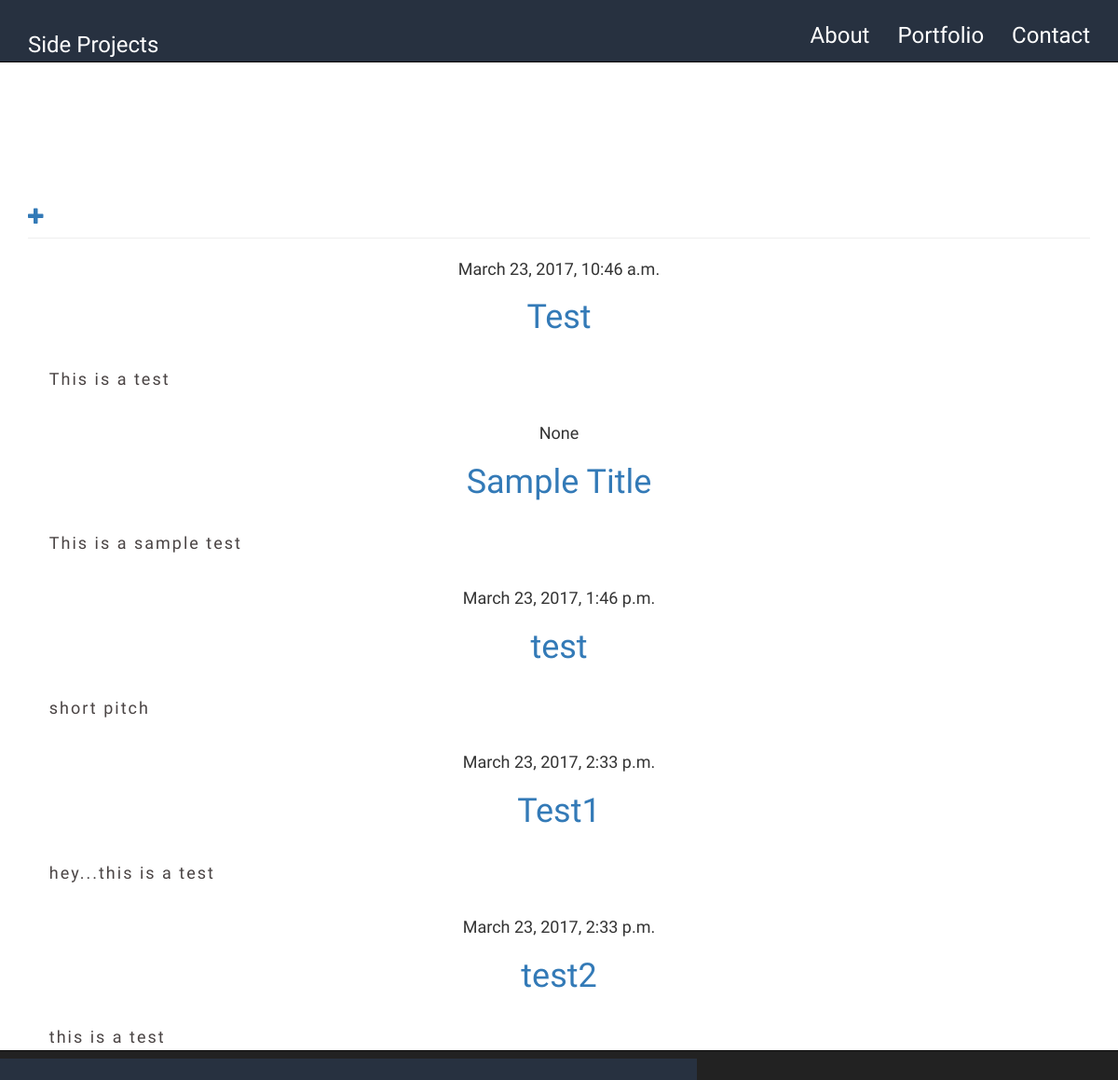
Page /project_list/ on the earlier database version.
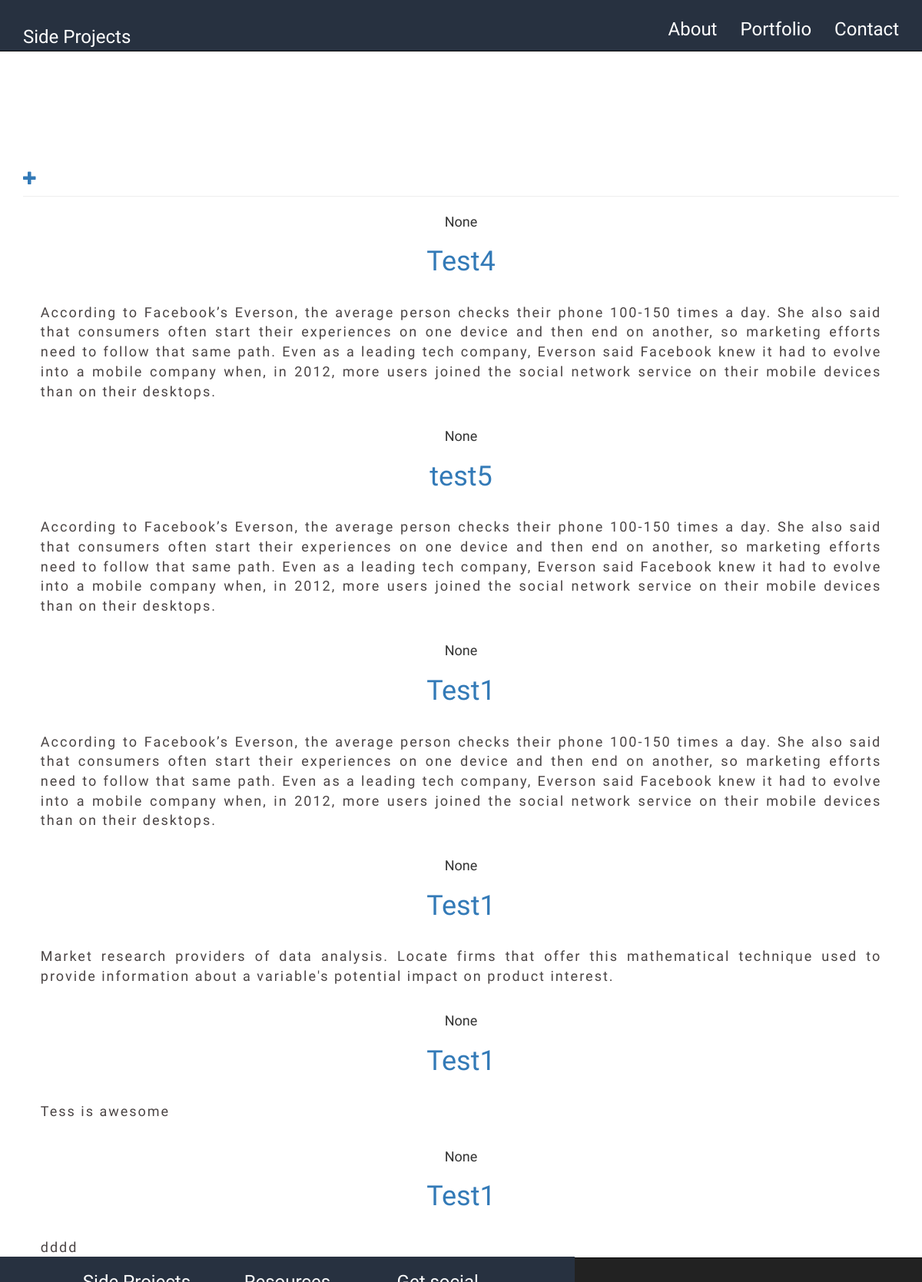
Same page on the later database version.
### projects/models.py (models this page shows)
class Project(models.Model):
    project_owner = models.ForeignKey('auth.User')
    project_title = models.CharField(max_length=50)
    short_pitch = models.TextField()
    created_date = models.DateTimeField(blank=True, null=True)

### projects/views.py (the view)
# urls.py: url(r'^project_list/$', views.project_list, name='project_list'),
def project_list(request):
    projects = Project.objects.all()
    return render(request, 'project_list.html', {'projects': projects})

### projects/templates/project_list.html
{% extends 'base.html' %}
{% block content %}
    <div class="container">
    <br><br><br><br><br><br><br>
        <div class="page-header">
            <a href="{% url 'project_new' %}" class="top-menu"><span class="glyphicon glyphicon-plus"></span></a>
        </div>
    </div>
    {% for project in projects %}
    <div class="container text-center">
        {{ project.created_date }}
            <h1><a href="{% url 'project_detail' pk=project.pk %}">{{ project.project_title }}</a></h1>
            <p>{{ project.short_pitch|linebreaksbr }}</p>
    </div>
    {% endfor %}
{% endblock %}

### projects/templates/base.html (shortened to what this page needs)
{% load staticfiles %}
<!DOCTYPE html>
<html>
<head>
	<link rel="stylesheet" href="https://maxcdn.bootstrapcdn.com/bootstrap/3.3.7/css/bootstrap.min.css">
	<link href="{% static 'css/styles.css' %}" rel="stylesheet">
	<link rel="stylesheet" href="https://maxcdn.bootstrapcdn.com/font-awesome/4.7.0/css/font-awesome.min.css">
</head>
<body>
    <div class="navbar navbar-inverse navbar-fixed-top nav">
    	<div class="container">
    		<a href="#" class="navbar-brand"><h3>Side Projects</h3></a>
    		<div class="collapse navbar-collapse navHeaderCollapse">
    			<ul class="nav navbar-nav navbar-right">
    				<li><a href="#about"><h3>About</h3></a></li>
    				<li><a href="#portfolio"><h3>Portfolio</h3></a></li>
                    <li><a href="#contact"><h3>Contact</h3></a></li>
    			</ul>
    		</div>
    	</div>
    </div>
    {% block content %}
    {% endblock %}
 <div class="navbar navbar-inverse navbar-fixed-bottom">
    <div class="footer">
    <div class="row">
        <div class="row">
            <div class="col-lg-4 text-center">
                <h3>Side Projects</h3>
            </div>
            <div class="col-lg-4 text-center">
                 <h3>Resources</h3>
            </div>
            <div class="col-lg-4 text-center" id="contact">
                 <h3>Get social</h3>
            </div>
        </div>
    </div>
    </div>
  </div>
</body>
</html>

### projects/static/css/styles.css (style rules this page uses)
* { margin: 0; padding-top: 0; border: 0; }
body { font-family: 'Raleway', sans-serif; font-size: 18px; position: relative; background-color: #FFF; }
p { padding: 2%; color: #4A4444; text-align: justify; letter-spacing: 2px; }
h3 { color: white; letter-spacing: 2%; }
.navbar { margin-bottom:0px !important; }
.navbar-nav > li > a { padding-top:5px !important; padding-bottom:5px !important; }
.navbar { min-height:32px !important }
.row { margin-left: 40px; margin-right: 40px; }
.nav { background-color: #273140; }
.footer { background-color:#273140; position:fixed; bottom:0; height:2%; }
.text-center { text-align: center; }
.navbar-brand { font-size: 35px; }

Differences in the rows shown:
removed Project: created_date "March 23, 2017, 10:46 a.m.", project_title "Test", short_pitch "This is a test"
removed Project: created_date "None", project_title "Sample Title", short_pitch "This is a sample test"
changed Project: created_date "March 23, 2017, 1:46 p.m." → "None"; project_title "test" → "Test4"; short_pitch "short pitch" → "According to Facebook’s Everson, the average person checks their phone 100-150 times a day. She also said that consumers often start their experiences on one device and then end on another, so marketing efforts need to follow that same path. Even as a leading tech company, Everson said Facebook knew it had to evolve into a mobile company when, in 2012, more users joined the social network service on their mobile devices than on their desktops."
changed Project: created_date "March 23, 2017, 2:33 p.m." → "None"; project_title "Test1" → "test5"; short_pitch "hey...this is a test" → "According to Facebook’s Everson, the average person checks their phone 100-150 times a day. She also said that consumers often start their experiences on one device and then end on another, so marketing efforts need to follow that same path. Even as a leading tech company, Everson said Facebook knew it had to evolve into a mobile company when, in 2012, more users joined the social network service on their mobile devices than on their desktops."
changed Project (number 3 of 6 on the later page): created_date "March 23, 2017, 2:33 p.m." → "None"; project_title "test2" → "Test1"; short_pitch "this is a test" → "According to Facebook’s Everson, the average person checks their phone 100-150 times a day. She also said that consumers often start their experiences on one device and then end on another, so marketing efforts need to follow that same path. Even as a leading tech company, Everson said Facebook knew it had to evolve into a mobile company when, in 2012, more users joined the social network service on their mobile devices than on their desktops."
added Project: created_date "None", project_title "Test1", short_pitch "Market research providers of data analysis. Locate firms that offer this mathematical technique used to provide information about a variable's potential impact on product interest."
added Project: created_date "None", project_title "Test1", short_pitch "Tess is awesome"
added Project: created_date "None", project_title "Test1", short_pitch "dddd"
